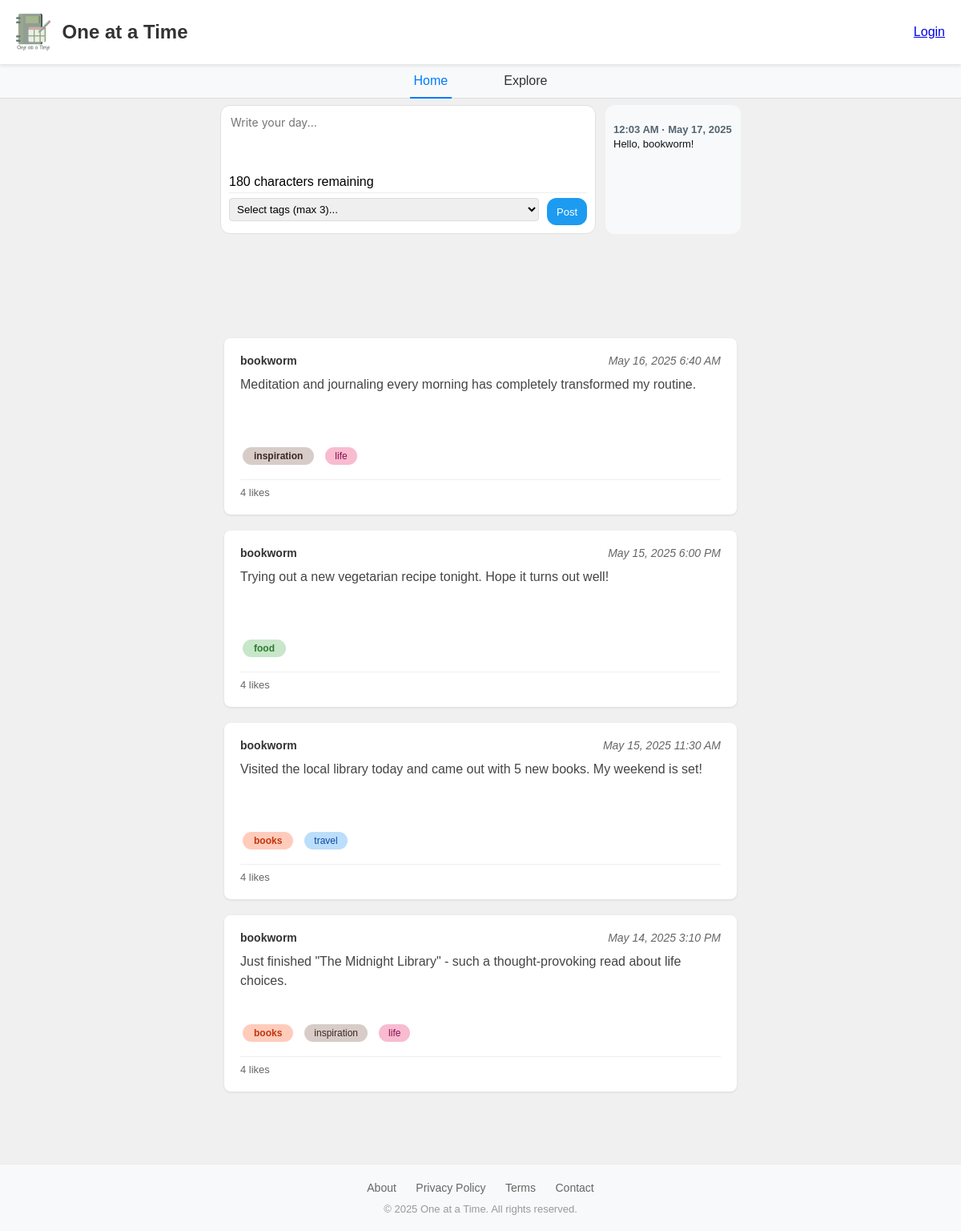
The page / on the database its author committed.
### tables this page shows
CREATE TABLE IF NOT EXISTS `Posts` (
  `post_id` int(11) NOT NULL AUTO_INCREMENT,
  `user_id` int(11) NOT NULL,
  `created_At` timestamp NOT NULL DEFAULT CURRENT_TIMESTAMP,
  `updated_At` timestamp NULL DEFAULT NULL ON UPDATE CURRENT_TIMESTAMP,
  `content` varchar(180) NOT NULL,
  `reaction_count` int(11) DEFAULT 0,
  PRIMARY KEY (`post_id`),
  KEY `user_id` (`user_id`),
  CONSTRAINT `posts_ibfk_1` FOREIGN KEY (`user_id`) REFERENCES `Users` (`user_id`) ON DELETE CASCADE
);

CREATE TABLE IF NOT EXISTS `Tags` (
  `tag_id` int(11) NOT NULL AUTO_INCREMENT,
  `category` varchar(12) NOT NULL,
  PRIMARY KEY (`tag_id`),
  UNIQUE KEY `category` (`category`)
);

### application/controllers/Home.php (called while the page is built, shortened)
<?php
class Home extends CI_Controller {
    public function index() {
    $this->load->model('Post_model');
    $this->load->model('User_model');
    $username = 'bookworm';
    $user = $this->User_model->get_user_by_username($username);
    $data['posts'] = $this->Post_model->get_posts_by_user($user['user_id']);
    $data['page_title'] = 'Bookworm\'s Posts';
    $data['username'] = $username;
    $data['active_tab'] = 'home';
    $this->load->view('templates/header', $data);
    $this->load->view('landing/home/create_post', $data);
    $this->load->view('landing/home_page', $data);
    $this->load->view('templates/footer');
}
}

### index.php (called while the page is built, shortened)
<?php
require_once BASEPATH.'core/CodeIgniter.php';

### application/models/Post_model.php (called while the page is built, shortened)
<?php
class Post_model extends CI_Model
{
    public function get_posts_by_user($user_id)
    {
        $this->db->select('p.*');
        $this->db->from('posts p');
        $this->db->where('p.user_id', $user_id);
        $this->db->order_by('p.created_At', 'DESC');
        $posts = $this->db->get()->result_array();
        foreach ($posts as &$post) {
            $post['tags'] = $this->get_post_tags($post['post_id']);
        }
        return $posts;
    }
    public function get_post_tags($post_id)
    {
        $post_exists = $this->db->where('post_id', $post_id)
            ->from('posts')
            ->count_all_results();
        $this->db->select('t.tag_id, t.category')
            ->from('post_tags pt')
            ->join('tags t', 'pt.tag_id = t.tag_id')
            ->where('pt.post_id', $post_id)
            ->order_by('t.category', 'ASC');
        $query = $this->db->get();
        if ($query->num_rows() > 0) {
            return $query->result_array();
        }
        return [];
    }
}

### application/views/landing/home_page.php (the view, shortened to what this page needs)
<div class="posts-container">
    <?php if (!empty($posts)): ?>
        <?php foreach ($posts as $post): ?>
            <div class="post-card" data-post-id="<?php echo $post['post_id']; ?>">
                <div class="post-header">
                    <span class="post-username"><?php echo $username; ?></span>
                    <span class="post-time"><?php echo date('M j, Y g:i A', strtotime($post['created_At'])); ?></span>
                </div>
                <div class="post-content">
                    <?php echo htmlspecialchars($post['content']); ?>
                </div>
                <?php
                $post_tags = $this->Post_model->get_post_tags($post['post_id']);
                if (!empty($post_tags)): ?>
                    <div class="post-tags">
                        <?php foreach ($post_tags as $tag): ?>
                            <span class="tag" data-tag="<?= strtolower(htmlspecialchars($tag['category'])) ?>">
                                <?= htmlspecialchars($tag['category']) ?>
                            </span>
                        <?php endforeach; ?>
                    </div>
                <?php endif; ?>
                <div class="post-footer">
                    <span class="reaction-count"><?php echo $post['reaction_count']; ?> likes</span>
                </div>
            </div>
        <?php endforeach; ?>
    <?php else: ?>
        <div class="no-posts">
            <p>No posts found.</p>
        </div>
    <?php endif; ?>
</div>

### application/views/landing/home_page.php (style rules this page uses)
body { font-family: Arial, sans-serif; margin: 0; padding: 0; background: #f0f0f0; }
.posts-container { display: flex; flex-direction: column; align-items: center; padding: 30px; max-width: 800px; margin: 0 auto; }
.post-card { background: #fff; border-radius: 10px; box-shadow: 0 4px 6px rgba(0,0,0,0.1); margin-bottom: 20px; padding: 20px; width: 100%; }
.post-header { display: flex; justify-content: space-between; margin-bottom: 10px; font-size: 0.9rem; color: #777; }
.post-username { font-weight: bold; color: #333; }
.post-time { font-style: italic; }
.post-content { font-size: 1rem; color: #444; margin-bottom: 10px; }
.post-tags { margin-top: 10px; }
.tag { display: inline-block; background: #e0e0e0; color: #333; padding: 5px 10px; border-radius: 20px; font-size: 0.85rem; margin: 3px; }
.posts-container { max-width: 600px; margin: 20px auto; }
.post-card { background: #fff; border-radius: 8px; padding: 20px; margin-bottom: 20px; box-shadow: 0 1px 3px rgba(0, 0, 0, 0.1); min-height: 180px; display: flex; flex-direction: column; }
.post-header { display: flex; justify-content: space-between; margin-bottom: 10px; font-size: 14px; }
.post-username { font-weight: bold; }
.post-time { color: #666; }
.post-content { margin-bottom: 15px; line-height: 1.5; flex-grow: 1; word-wrap: break-word; overflow-wrap: break-word; }
.post-footer { border-top: 1px solid #eee; padding-top: 8px; font-size: 13px; color: #666; }
.post-footer { display: flex; justify-content: space-between; align-items: center; border-top: 1px solid #eee; padding-top: 8px; font-size: 13px; color: #666; }
.post-tags { display: flex; flex-wrap: wrap; gap: 8px; margin-bottom: 15px; }
.tag { display: inline-block; padding: 4px 12px; border-radius: 16px; font-size: 12px; font-weight: 500; text-transform: lowercase; transition: all 0.2s ease; }
.tag:nth-child(1n) { background-color: #e3f2fd; color: #1976d2; }
.tag:nth-child(2n) { background-color: #e8f5e9; color: #388e3c; }
.tag:nth-child(3n) { background-color: #f3e5f5; color: #8e24aa; }
.tag[data-tag="travel"] { background-color: #bbdefb; color: #0d47a1; }
.tag[data-tag="food"] { background-color: #c8e6c9; color: #2e7d32; }
.tag[data-tag="books"] { background-color: #ffccbc; color: #bf360c; }
.tag[data-tag="life"] { background-color: #f8bbd0; color: #880e4f; }
.tag[data-tag="inspiration"] { background-color: #d7ccc8; color: #3e2723; }
.post-tags .tag:first-child { font-weight: bold; padding: 4px 14px; }

### rows shown on the page
posts: created_At "May 16, 2025 6:40 AM", content "Meditation and journaling every morning has completely transformed my routine.", reaction_count "4"
tags: category "inspiration"
tags: category "life"
posts: created_At "May 15, 2025 6:00 PM", content "Trying out a new vegetarian recipe tonight. Hope it turns out well!", reaction_count "4"
tags: category "food"
posts: created_At "May 15, 2025 11:30 AM", content "Visited the local library today and came out with 5 new books. My weekend is set!", reaction_count "4"
tags: category "books"
tags: category "travel"
posts: created_At "May 14, 2025 3:10 PM", content "Just finished \"The Midnight Library\" - such a thought-provoking read about life choices.", reaction_count "4"

### other values the page prints
$username "bookworm"
